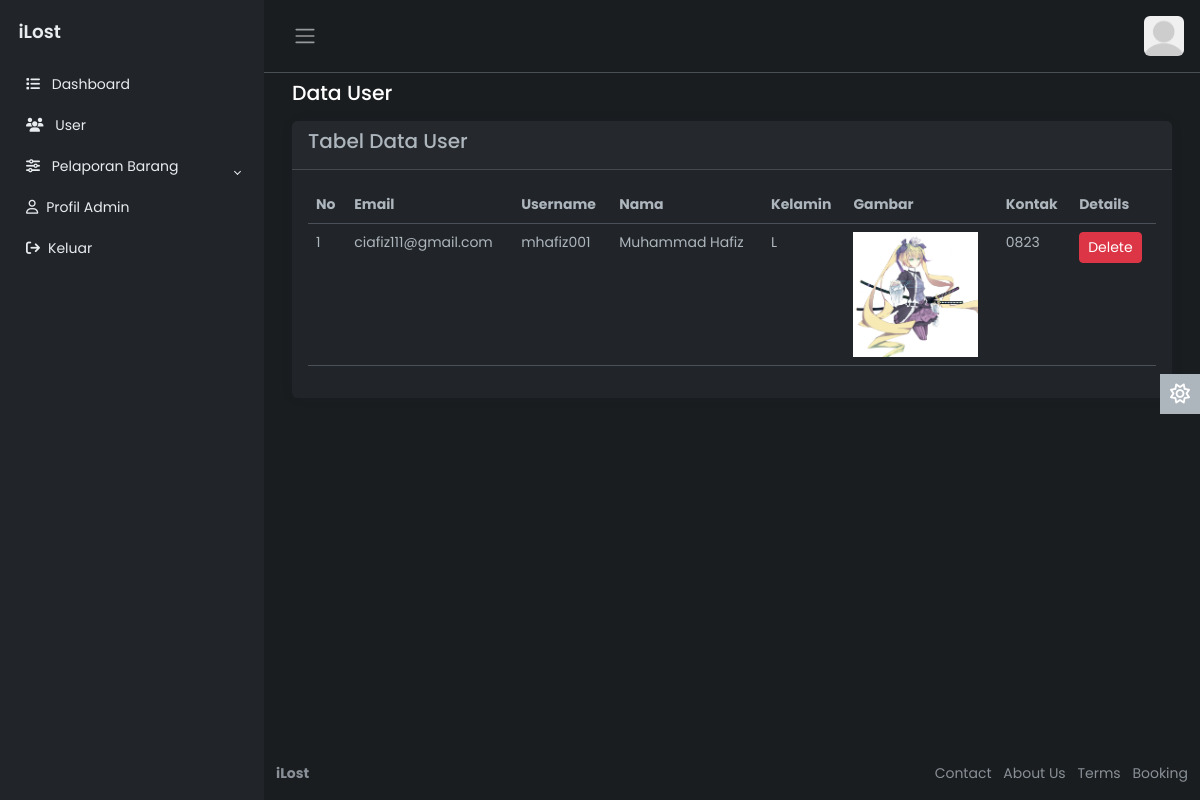
The app's page /admin/useradmin.php, older data.
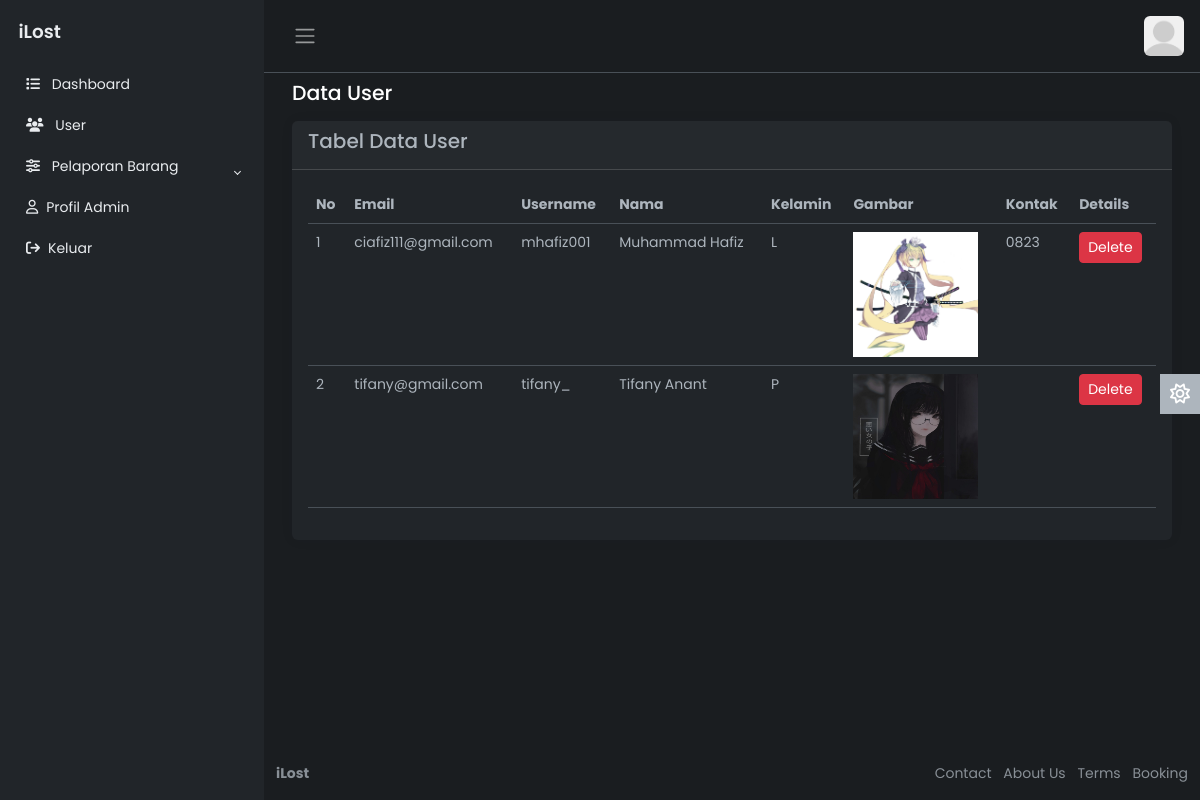
The same page, newer data.
### tables this page shows
CREATE TABLE `user` (
  `email` varchar(40) NOT NULL,
  `username` varchar(40) DEFAULT NULL,
  `nama` varchar(45) DEFAULT NULL,
  `kelamin` char(1) DEFAULT NULL,
  `password` varchar(255) NOT NULL,
  `gambar` varchar(255) NOT NULL,
  `kontak` varchar(15) DEFAULT NULL
);

### admin/useradmin.php (the view, shortened to what the changed rows need)
<?php
include('config.php');
$querySelect = "SELECT * FROM user";
$resultSelect = mysqli_query($koneksi, $querySelect);
?>
<!DOCTYPE html>
<html lang="en" data-bs-theme="dark">
<head>
    <link rel="stylesheet" href="https://cdn.jsdelivr.net/npm/bootstrap@5.3.0-alpha2/dist/css/bootstrap.min.css">
    <link rel="stylesheet" href="css/style.css">
</head>
<body>
    <div class="wrapper">
        <div class="main">
            <main class="content px-3 py-2">
                <div class="container-fluid">
                    <div class="card border-0">
                        <div class="card-body">
                            <table class="table">
                                <thead>
                                    <tr>
                                        <th scope="col">No</th>
                                        <th scope="col">Email</th>
                                        <th scope="col">Username</th>
                                        <th scope="col">Nama</th>
                                        <th scope="col">Kelamin</th>
                                        <th scope="col">Gambar</th>
                                        <th scope="col">Kontak</th>
                                        <th scope="col">Details</th>
                                    </tr>
                                </thead>
                                <tbody>
                                    <?php
                                    $no = 1;
                                    while ($row = mysqli_fetch_assoc($resultSelect)) {
                                        echo "<tr>";
                                        echo "<td>" . $no . "</td>";
                                        echo "<td>" . $row['email'] . "</td>";
                                        echo "<td>" . $row['username'] . "</td>";
                                        echo "<td>" . $row['nama'] . "</td>";
                                        echo "<td>" . $row['kelamin'] . "</td>";
                                        echo "<td><img src='/" . basename(dirname(__DIR__)) . "/dist/img/users/" . $row['gambar'] . "' class='img-fluid ' style='width: 125px; height: 125px;' alt=''/></td>";
                                        echo "<td>" . $row['kontak'] . "</td>";
                                        echo "<td><a href='useradmin.php?email=" . $row['email'] . "' class='btn btn-danger btn-sm'>Delete</a></td>";
                                        echo "</tr>";
                                    $no++;
                                    }
                                    ?>
                                </tbody>
                            </table>
                        </div>
                    </div>
                </div>
            </main>
        </div>
    </div>
</body>
</html>

Row changes from the older to the newer data that the page shows:
added user: email "tifany@gmail.com", username "tifany_", nama "Tifany Anant", kelamin "P", gambar (picture)
